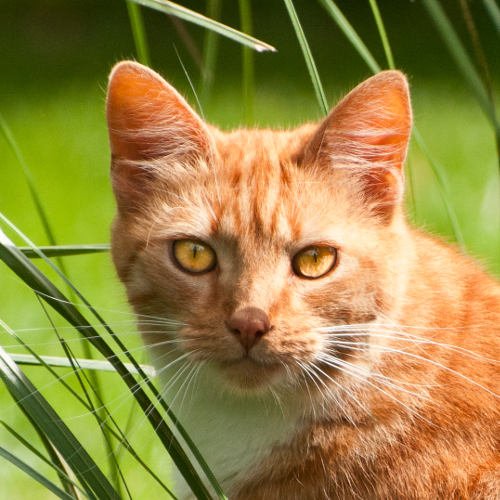
#> input picture cat3.png, 500 x 500 px
$ python lesson9-10.py
#> lines starting #> are read from the running program, lines starting #| are printed output that depends on the picture; pictures that were not available may be replaced by others from this repository, and a replacement may not be noted
import cv2
from PIL import Image


IMAGE_PATH = 'cat3.png'
cat_face_cascade = cv2.CascadeClassifier('haarcascade_frontalcatface_extended.xml')

image = cv2.imread(IMAGE_PATH)
#> image is the input picture: shape (500, 500, 3); mean B, G, R 66, 133.7, 150.2
cat_face = cat_face_cascade.detectMultiScale(image)
#> cat_face = [[129, 152, 253, 253]]

print(cat_face)
#| [[129 152 253 253]]

cat = Image.open(IMAGE_PATH).convert('RGBA')
glasses =Image.open('glasses.png').convert('RGBA')
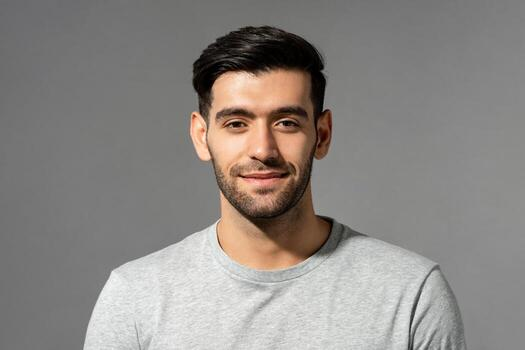
#> input picture man.jpg, 525 x 350 px, given in place of glasses.png, which was not available

for x,y,w,h in cat_face:
    # cv2.rectangle(image,(x,y),(x+w, y+h),(0,0,255), 3)
    glasses = glasses.resize((w, h//3))
    cat.paste(glasses, (x, int(y + h / 4)), glasses)
#> this loop made 1 pass
#> pass 1, `glasses = glasses.resize((w, h//3))`:
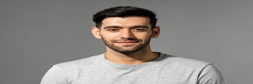
#> glasses: PIL image 253x84 RGBA; mean R, G, B, A 141.1, 136.3, 132.5, 255
#> after the loop:
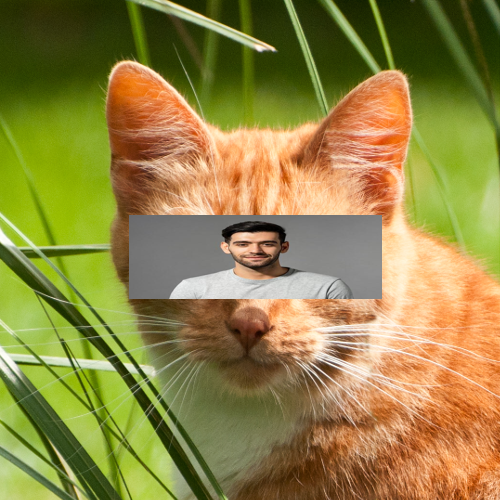
#> cat: PIL image 500x500 RGBA; mean R, G, B, A 146.2, 133.2, 68.8, 255

cat.save('new_cat.png')

new_image = cv2.imread('new_cat.png')
cv2.imshow('Cat', new_image)
cv2.waitKey()
